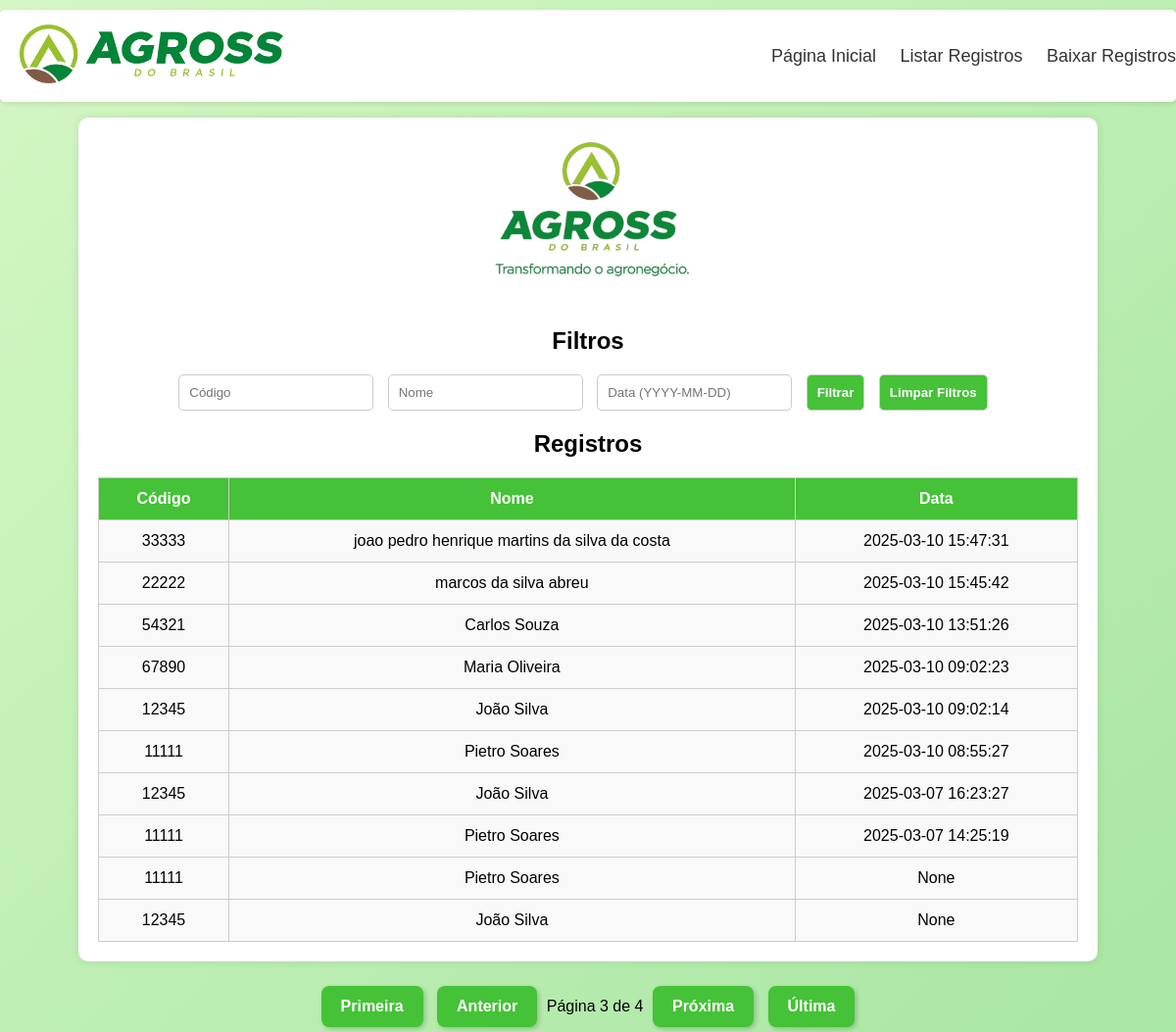
Screenshot of /registros?page=3&data=&nome=&codigo= with the database file from the repository.
### models.py (models this page shows)
class Registro(db.Model):
    id = db.Column(db.Integer, primary_key=True)
    codigo = db.Column(db.String(50), nullable=False)
    nome = db.Column(db.String(100), nullable=False)
    data_hora = db.Column(db.DateTime, nullable=False)

### routes/registros.py (the view, shortened to what this page needs)
@registros_bp.route('/registros', methods=['GET'])
def registros():
    try:
        data_filtro = request.args.get('data')
        nome_filtro = request.args.get('nome')
        codigo_filtro = request.args.get('codigo')
        page = request.args.get('page', 1, type=int)
        per_page = 10  # Limite de registros por página
        query = Registro.query.order_by(Registro.data_hora.desc())
        if nome_filtro:
            query = query.filter(Registro.nome.ilike(f"%{nome_filtro}%"))
        if codigo_filtro:
            query = query.filter(Registro.codigo.ilike(f"%{codigo_filtro}%"))
        registros_paginados = query.paginate(page=page, per_page=per_page, error_out=False)
        return render_template(
            'consulta.html',
            registros=registros_paginados.items,  # Registros da página atual
            page=registros_paginados.page,        # Página atual
            total_pages=registros_paginados.pages,  # Total de páginas
            data_filtro=data_filtro,  # Passando filtro para a URL
            nome_filtro=nome_filtro,  # Passando filtro para a URL
            codigo_filtro=codigo_filtro  # Passando filtro para a URL
        )
    except Exception as e:
        return jsonify({"erro": str(e)}), 500

### templates/consulta.html (shortened to what this page needs)
<!DOCTYPE html>
<html lang="pt">
<head>
 <link rel="stylesheet" href="static/css/styleConsulta.css">
</head>
<body>
    <div class="nav">
        <div class="logo">
            <img src="{{ url_for('static', filename='logo2.png') }}" alt="Logo">
        </div>
        <div class="menu">
            <a href="/">Página Inicial</a>
            <a href="/registros">Listar Registros</a>
            <a href="/downloads">Baixar Registros</a>
        </div>
    </div>
    <div class="container">
        <img src="{{ url_for('static', filename='agrossLogo.png') }}" alt="Logo">
        <h2>Filtros</h2>
        <div class="filters">
            <form method="GET" action="/registros">
                <input type="text" name="codigo" placeholder="Código" value="{{ codigo }}" />
                <input type="text" name="nome" placeholder="Nome" value="{{ nome }}" />
                <input type="text" name="data" placeholder="Data (YYYY-MM-DD)" value="{{ data }}" />
                <button type="submit">Filtrar</button>
                <button type="reset" onclick="window.location.href='/registros';">Limpar Filtros</button>
            </form>
        </div>
        <h2>Registros</h2>
        <table>
            <thead>
                <tr>
                    <th>Código</th>
                    <th>Nome</th>
                    <th>Data</th>
                </tr>
            </thead>
            <tbody>
                {% for registro in registros %}
                <tr>
                    <td>{{ registro.codigo }}</td>
                    <td>{{ registro.nome }}</td>
                    <td>{{ registro.data_hora }}</td>
                </tr>
                {% else %}
                <tr>
                    <td colspan="3">Nenhum registro encontrado</td>
                </tr>
                {% endfor %}
            </tbody>
        </table>
    </div>
    <div class="pagination">
        {% if page > 1 %}
            <a href="{{ url_for('registros.registros', page=1, data=request.args.get('data', ''), nome=request.args.get('nome', ''), codigo=request.args.get('codigo', '')) }}">Primeira</a>
            <a href="{{ url_for('registros.registros', page=page-1, data=request.args.get('data', ''), nome=request.args.get('nome', ''), codigo=request.args.get('codigo', '')) }}">Anterior</a>
        {% else %}
            <a class="disabled">Primeira</a>
            <a class="disabled">Anterior</a>
        {% endif %}
        <span>Página {{ page }} de {{ total_pages }}</span>
        {% if page < total_pages %}
            <a href="{{ url_for('registros.registros', page=page+1, data=request.args.get('data', ''), nome=request.args.get('nome', ''), codigo=request.args.get('codigo', '')) }}">Próxima</a>
            <a href="{{ url_for('registros.registros', page=total_pages, data=request.args.get('data', ''), nome=request.args.get('nome', ''), codigo=request.args.get('codigo', '')) }}">Última</a>
        {% else %}
            <a class="disabled">Próxima</a>
            <a class="disabled">Última</a>
        {% endif %}
    </div>
</body>
</html>

### static/css/styleConsulta.css (style rules this page uses)
body { font-family: Arial, sans-serif; background: linear-gradient(135deg, #d4f7c5, #a8e6a3); margin: 0; padding: 0; text-align: center !important; }
.nav { background-color: #ffffff; padding: 15px 0; display: flex; align-items: center; justify-content: space-between; box-shadow: 0 2px 5px rgba(0, 0, 0, 0.1); border-radius: 5px; margin-top: 10px; position: fixed; width: 100%; top: 0; left: 0; z-index: 1000; }
.nav .logo img { max-height: 60px; margin-left: 20px; }
.nav .menu a { color: #333; text-decoration: none; margin-left: 20px; font-size: 18px; }
.container { background: white; padding: 20px; border-radius: 10px; box-shadow: 0px 0px 10px rgba(0, 0, 0, 0.1); max-width: 1000px; margin: 120px auto 0; }
.container img { max-height: 150px; margin-bottom: 20px; }
h2 { font-size: 24px; margin-bottom: 20px; }
.filters { margin-bottom: 20px; }
.filters input, .filters button { padding: 10px; margin-right: 10px; border-radius: 5px; border: 1px solid #ccc; }
.filters button { background-color: #45c237; color: white; cursor: pointer; font-weight: bold; }
table { width: 100%; border-collapse: collapse; margin-top: 20px; }
table, th, td { border: 1px solid #ccc; }
th, td { padding: 12px; text-align: center; }
th { background-color: #45c237; color: white; }
td { background-color: #f9f9f9; }
.pagination { text-align: center; margin-top: 20px; }
.pagination a { display: inline-block; padding: 12px 20px; margin: 5px; background-color: #45c237; color: white; text-decoration: none; border-radius: 8px; font-weight: bold; transition: background 0.3s, transform 0.2s; box-shadow: 2px 2px 5px rgba(0, 0, 0, 0.2); }

### rows the page displays
Registro: codigo "33333", nome "joao pedro henrique martins da silva da costa", data_hora "2025-03-10 15:47:31"
Registro: codigo "22222", nome "marcos da silva abreu", data_hora "2025-03-10 15:45:42"
Registro: codigo "54321", nome "Carlos Souza", data_hora "2025-03-10 13:51:26"
Registro: codigo "67890", nome "Maria Oliveira", data_hora "2025-03-10 09:02:23"
Registro: codigo "12345", nome "João Silva", data_hora "2025-03-10 09:02:14"
Registro: codigo "11111", nome "Pietro Soares", data_hora "2025-03-10 08:55:27"
Registro: codigo "12345", nome "João Silva", data_hora "2025-03-07 16:23:27"
Registro: codigo "11111", nome "Pietro Soares", data_hora "2025-03-07 14:25:19"
Registro: codigo "11111", nome "Pietro Soares", data_hora "None"
Registro: codigo "12345", nome "João Silva", data_hora "None"

### other values shown
{{ page }} "3"
{{ total_pages }} "4"
